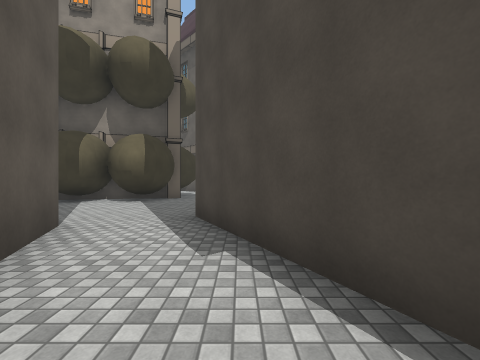
[1] (above)

15 first-person views from a walk through a Unity game level. The camera is 1.4 m above the floor, looks level and sees 90° across. The floor is counted in squares, 2 m on a side. Each view is taken from the middle of a square. On the plan, view 1 faces up. The plan holds only what a view shows up to about 9 squares ahead; the rest is blank. The place goes on beyond the plan. The player is left out. Some surface patterns are stand-ins.

[2]
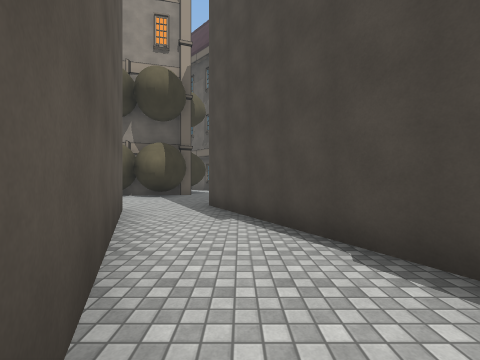

[3]
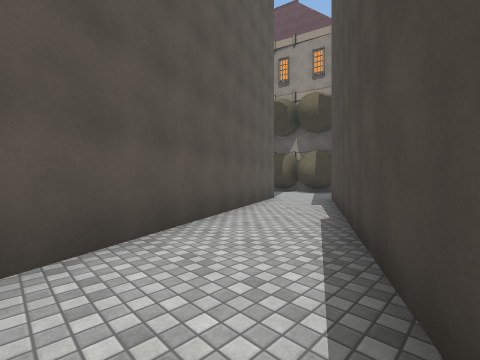

[4]
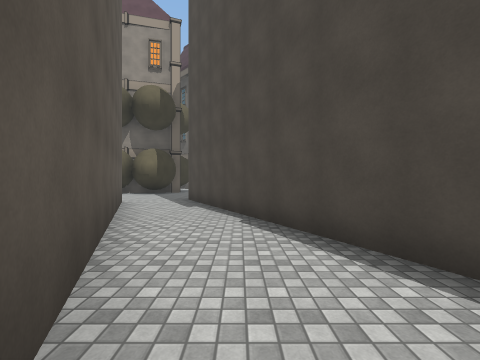

[5]
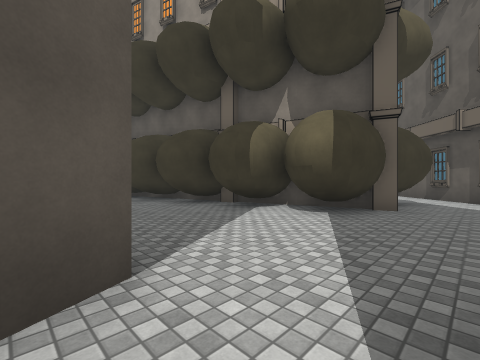

[6]
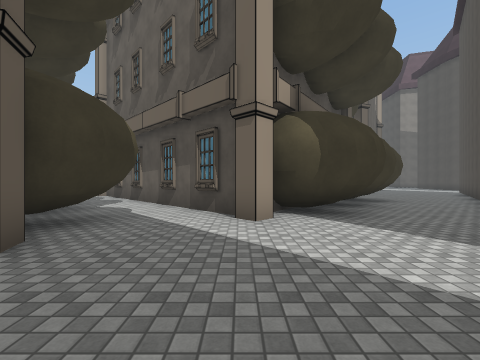

[7]
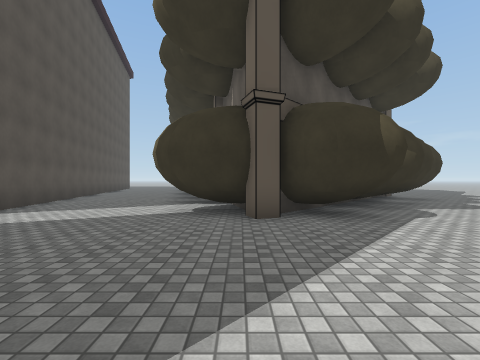

[8]
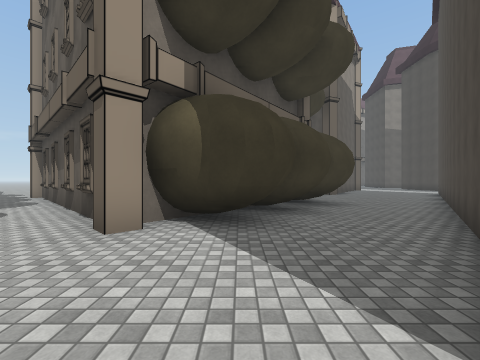

[9]
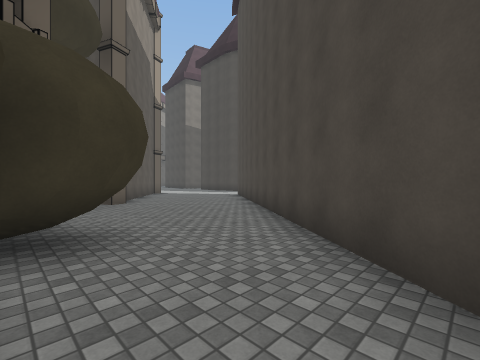

[10]
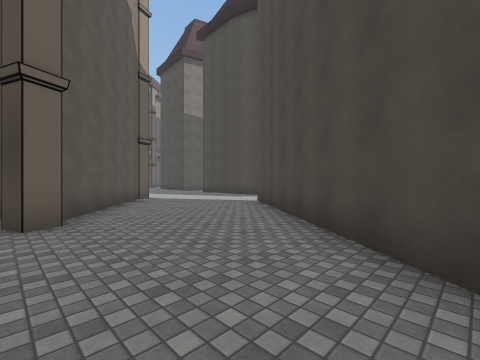

[11]
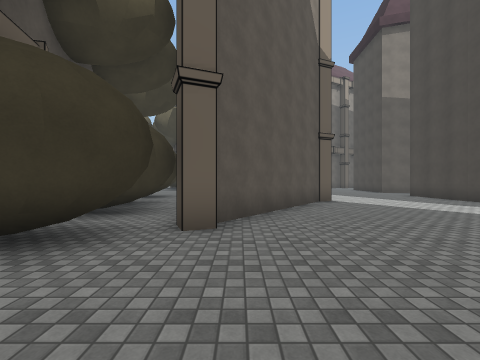

[12]
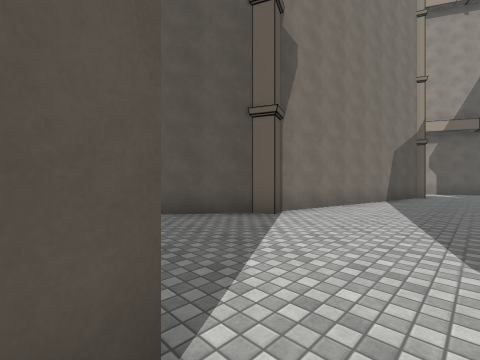

[13]
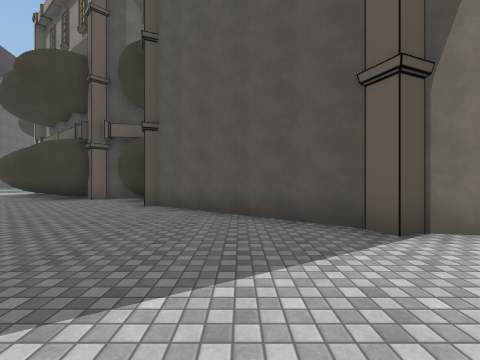

[14]
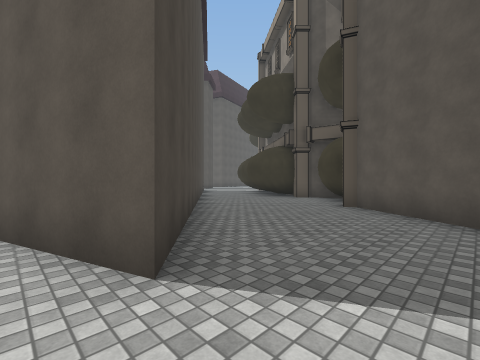

[15]
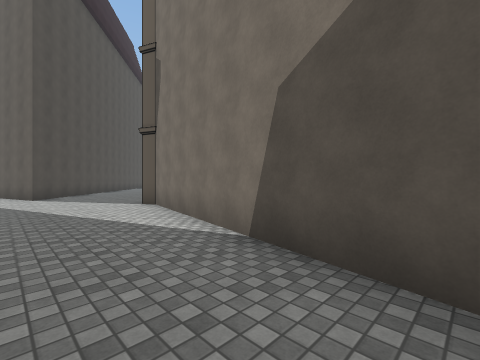

### Floor plan
Points are (right, up) in squares from view 1. A wall is a line through its corners. A room is listed if a view was taken in it or the views show most of it. See-through windows are left out.
Room 1 (view 1)
walls: (1.1, 0.7) (0.1, 2.6); (-1.7, 1.2) (-0.9, -0.8)
ways out: opening at (0, 0) to room 2; opening at (-1, 2) to room 3
Room 2 (views 2, 3, 4)
walls: (3, -3) (1.1, 0.7); (-0.9, -0.8) (0.6, -4.1)
ways out: opening at (0, 0) to room 1
Room 3 (views 5, 6, 7, 8)
walls: (-8.4, 6.8) (-8.5, 6.3) (-8.8, 5.9); (-6.7, 7.4) (-6.9, 6.9); (-6.5, 7.3) (-6.8, 6.6) (-7.3, 6.3); (-4.7, 8.8) (-4.6, 8.2); (-4.8, 7.8) (-4.9, 7.3); (-5.2, 6.8) (-5.7, 6.8); (-4.6, 7.8) (-4.8, 7.2); (-6.9, 2.7) (-3.4, 3.5); (-3.5, 9.1) (-6.1, 8.5); (-3.5, 7.3) (-3.8, 7.4) (-4.2, 7.9); (-2.9, 8.4) (-3, 7.9); (-2.3, 11.1) (-2.4, 10.6); (-2.1, 11.4) (-2.1, 10.9) (-2.4, 10.3); (-2.6, 8.6) (-2.7, 8.1); (-2.6, 8.3) (-2.8, 7.7) (-3, 7.3); (-2, 11.3) (-2.2, 10.5); (-0.6, 12) (-1, 12.5); (-2.8, 3.7) (-1.7, 1.2); (-0.1, 11.7) (-1.1, 12.7); (0.8, 12.4) (0.4, 11.8); (1.6, 11.4) (1, 11.7); (2, 11.5) (1.4, 11.6); (2.5, 11.4) (2.1, 11.4) (1.3, 11.5) (0.5, 12); (0.1, 2.6) (-0.9, 4.6); (3.5, 12.8) (3.1, 12.8) (2.7, 12.8)
low walls: (-8.5, 7.9) (-9, 7.8); (1.1, 11.8) (0.7, 12.1); (1.6, 11.6) (1, 11.9)
ways out: opening at (-1, 2) to room 1; opening at (4, 11) to room 4; opening at (-6, 16); opening at (-1.5, 11.5)
objects: pillar (-3, 9)
Room 4 (views 9, 10, 11, 12, 13, 14, 15)
walls: (9.6, 23.9) (6.8, 20.1); (5.4, 21.3) (5.1, 20.9); (5.7, 19.2) (5.7, 18.8) (5.5, 18.5); (5.2, 21) (4.8, 20.7); (5.7, 18.7) (5.1, 18.1); (5.3, 18.2) (4.8, 17.9); (4.2, 16.6) (4.8, 16) (5.1, 15.4) (5.2, 14.8) (4.7, 14.5) (4.3, 14.4); (4.6, 16.2) (5, 15.7); (4.6, 14.4) (3.9, 14.5); (3.8, 13.1) (3.5, 12.8); (11.2, 30.6) (9.8, 24.4); (4.8, 10.8) (12.2, 20.4) (13, 18.1)
low walls: (5, 21.1) (4.6, 20.7); (5.3, 18.5) (4.9, 18.2)
ways out: opening at (4, 11) to room 3
objects: pillar (4, 17); pillar (6, 20); pillar (10, 24)

Where each view was taken, in squares from view 1:
view 1: 0 up, 0 right, facing up
view 2: 2 down, 0 right, facing up
view 3: 4 down, 3 right, facing up-left
view 4: 4 down, 1 right, facing up
view 5: 3 up, 1 left, facing up-left
view 6: 7 up, 0 right, facing up
view 7: 9 up, 2 right, facing left
view 8: 8 up, 2 right, facing up
view 9: 12 up, 4 right, facing up-right
view 10: 15 up, 6 right, facing up-right
view 11: 16 up, 7 right, facing up
view 12: 20 up, 13 right, facing up-left
view 13: 22 up, 13 right, facing left
view 14: 22 up, 13 right, facing down-left
view 15: 31 up, 13 right, facing down-left
